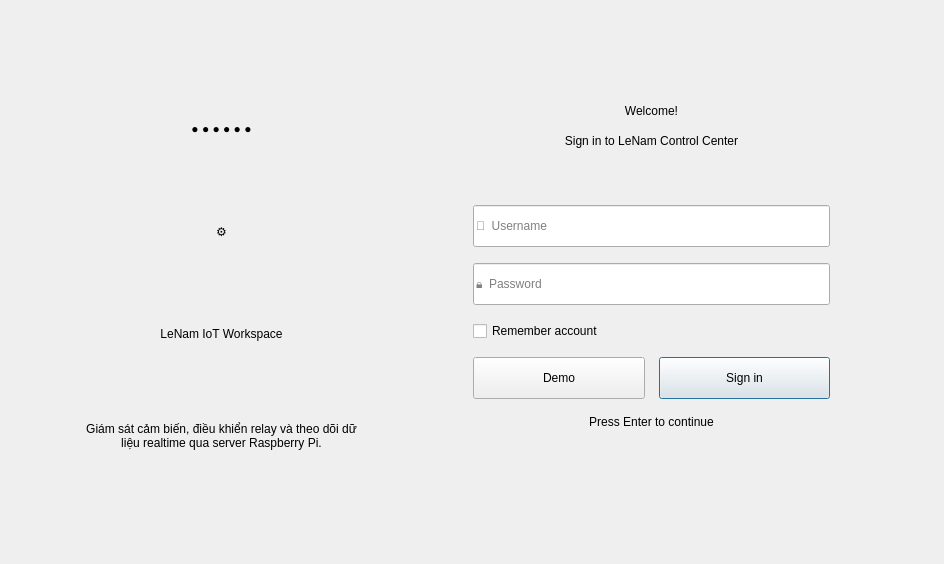
<?xml version="1.0" encoding="UTF-8"?>
<ui version="4.0">
 <class>LoginPage</class>
 <widget class="QWidget" name="LoginPage">
  <layout class="QGridLayout" name="pageLayout">
   <property name="leftMargin"><number>42</number></property>
   <property name="topMargin"><number>42</number></property>
   <property name="rightMargin"><number>42</number></property>
   <property name="bottomMargin"><number>42</number></property>
   <item row="0" column="0" alignment="Qt::AlignCenter">
    <widget class="QFrame" name="splitLoginCard">
     <property name="minimumSize"><size><width>860</width><height>480</height></size></property>
     <property name="maximumSize"><size><width>920</width><height>520</height></size></property>
     <layout class="QHBoxLayout" name="splitLayout">
      <property name="leftMargin"><number>0</number></property>
      <property name="topMargin"><number>0</number></property>
      <property name="rightMargin"><number>0</number></property>
      <property name="bottomMargin"><number>0</number></property>
      <property name="spacing"><number>0</number></property>
      <item>
       <widget class="QFrame" name="loginArtPanel">
        <layout class="QVBoxLayout" name="artLayout">
         <property name="leftMargin"><number>44</number></property>
         <property name="topMargin"><number>38</number></property>
         <property name="rightMargin"><number>44</number></property>
         <property name="bottomMargin"><number>38</number></property>
         <item>
          <widget class="QLabel" name="artTopDots">
           <property name="text"><string>● ● ● ● ● ●</string></property>
           <property name="alignment"><set>Qt::AlignCenter</set></property>
          </widget>
         </item>
         <item>
          <widget class="QLabel" name="illustrationLabel">
           <property name="text"><string>⚙</string></property>
           <property name="alignment"><set>Qt::AlignCenter</set></property>
          </widget>
         </item>
         <item>
          <widget class="QLabel" name="artTitleLabel">
           <property name="text"><string>LeNam IoT Workspace</string></property>
           <property name="alignment"><set>Qt::AlignCenter</set></property>
          </widget>
         </item>
         <item>
          <widget class="QLabel" name="artHintLabel">
           <property name="text"><string>Giám sát cảm biến, điều khiển relay và theo dõi dữ liệu realtime qua server Raspberry Pi.</string></property>
           <property name="wordWrap"><bool>true</bool></property>
           <property name="alignment"><set>Qt::AlignCenter</set></property>
          </widget>
         </item>
        </layout>
       </widget>
      </item>
      <item>
       <widget class="QFrame" name="loginFormPanel">
        <layout class="QVBoxLayout" name="loginFormLayout">
         <property name="leftMargin"><number>72</number></property>
         <property name="topMargin"><number>62</number></property>
         <property name="rightMargin"><number>72</number></property>
         <property name="bottomMargin"><number>52</number></property>
         <property name="spacing"><number>16</number></property>
         <item>
          <widget class="QLabel" name="welcomeLabel">
           <property name="text"><string>Welcome!</string></property>
           <property name="alignment"><set>Qt::AlignCenter</set></property>
          </widget>
         </item>
         <item>
          <widget class="QLabel" name="subtitleLabel">
           <property name="text"><string>Sign in to LeNam Control Center</string></property>
           <property name="alignment"><set>Qt::AlignCenter</set></property>
          </widget>
         </item>
         <item><spacer name="formTopGap"><property name="orientation"><enum>Qt::Vertical</enum></property><property name="sizeHint" stdset="0"><size><width>20</width><height>10</height></size></property></spacer></item>
         <item>
          <widget class="QLineEdit" name="usernameEdit">
           <property name="minimumSize"><size><width>0</width><height>42</height></size></property>
           <property name="placeholderText"><string>👤  Username</string></property>
           <property name="clearButtonEnabled"><bool>true</bool></property>
          </widget>
         </item>
         <item>
          <widget class="QLineEdit" name="passwordEdit">
           <property name="minimumSize"><size><width>0</width><height>42</height></size></property>
           <property name="placeholderText"><string>🔒  Password</string></property>
           <property name="echoMode"><enum>QLineEdit::Password</enum></property>
          </widget>
         </item>
         <item>
          <widget class="QCheckBox" name="rememberAccountCheckBox">
           <property name="cursor"><cursorShape>PointingHandCursor</cursorShape></property>
           <property name="text"><string>Remember account</string></property>
          </widget>
         </item>
         <item>
          <layout class="QHBoxLayout" name="buttonLayout">
           <property name="spacing"><number>14</number></property>
           <item>
            <widget class="QPushButton" name="demoButton">
             <property name="minimumSize"><size><width>0</width><height>42</height></size></property>
             <property name="text"><string>Demo</string></property>
            </widget>
           </item>
           <item>
            <widget class="QPushButton" name="loginButton">
             <property name="minimumSize"><size><width>0</width><height>42</height></size></property>
             <property name="cursor"><cursorShape>PointingHandCursor</cursorShape></property>
             <property name="text"><string>Sign in</string></property>
             <property name="default"><bool>true</bool></property>
            </widget>
           </item>
          </layout>
         </item>
         <item>
          <widget class="QLabel" name="footerHintLabel">
           <property name="text"><string>Press Enter to continue</string></property>
           <property name="alignment"><set>Qt::AlignCenter</set></property>
          </widget>
         </item>
         <item><spacer name="bottomStretch"><property name="orientation"><enum>Qt::Vertical</enum></property><property name="sizeHint" stdset="0"><size><width>20</width><height>20</height></size></property></spacer></item>
        </layout>
       </widget>
      </item>
     </layout>
    </widget>
   </item>
  </layout>
 </widget>
 <resources><include location="../../resources/resources.qrc"/></resources>
 <connections/>
</ui>
